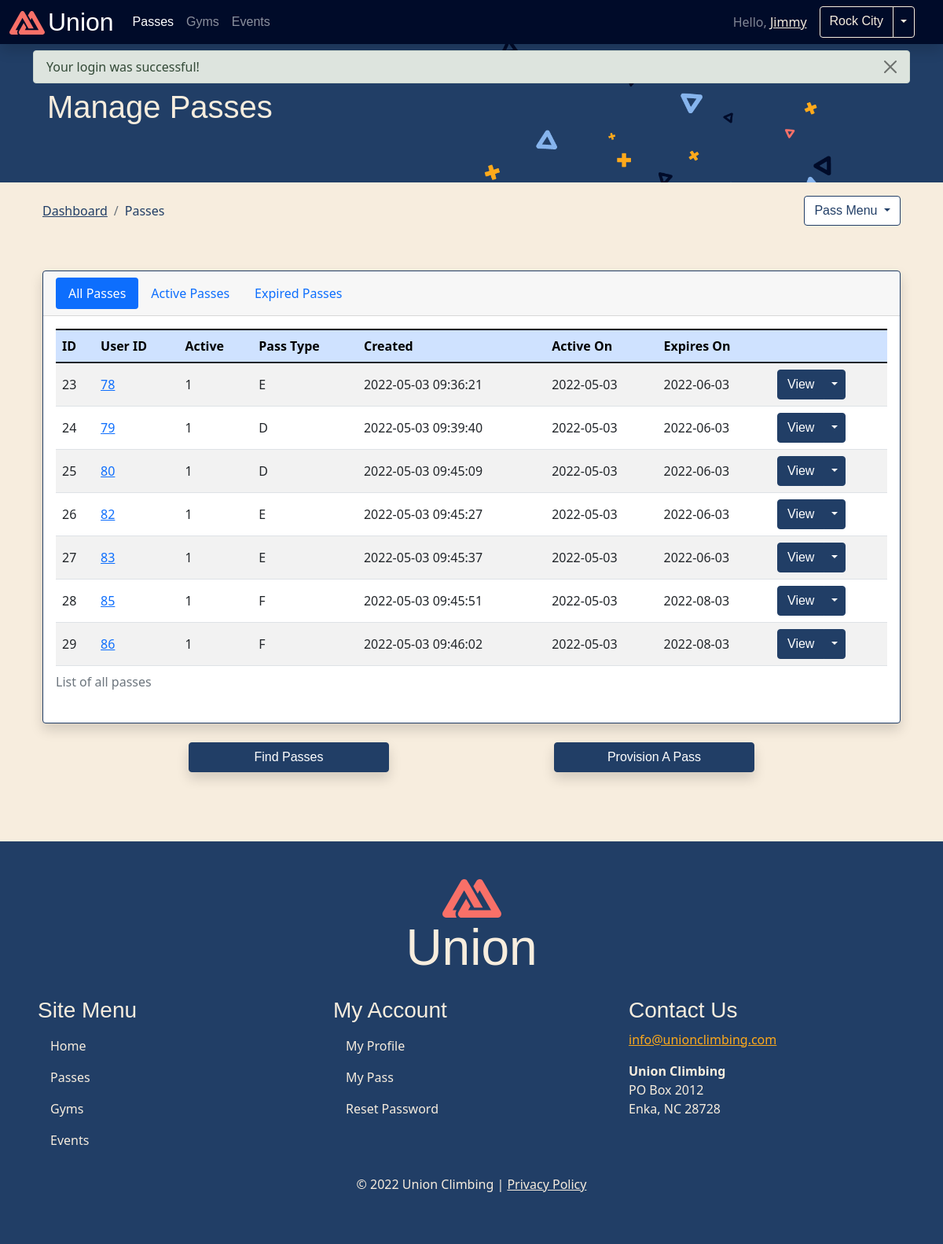
The app's page /app/shared/passes/passes.php (signed in) with its own data.
### tables this page shows
CREATE TABLE `passes` (
  `id` int(10) NOT NULL,
  `user_id` int(8) NOT NULL,
  `is_active` tinyint(1) DEFAULT 0,
  `pass_type` enum('A','B','C','D','E','F') DEFAULT NULL,
  `created_at` timestamp NOT NULL DEFAULT current_timestamp() ON UPDATE current_timestamp(),
  `active_on` date DEFAULT NULL,
  `expires_on` date DEFAULT NULL
);

### private/initialize.php (called while the page is built, shortened)
<?php
  require_once('functions.php');
  require_once('status_error_functions.php');
  $session = new Session;
?>

### private/functions.php (called while the page is built, shortened)
<?php
function url_for($script_path) {
  if($script_path[0] != '/') {
    $script_path = "/" . $script_path;
  }
  return WWW_ROOT . $script_path;
}
function u($string="") {
  return h(urlencode($string));
}
function h($string="") {
  return htmlspecialchars($string);
}
function isJSON($string){
  return json_last_error() === JSON_ERROR_NONE;
}
?>

### private/classes/Session.class.php (called while the page is built, shortened)
<?php
class Session {
  public function dashboard() {
        return url_for('/app/dashboard/index.php');
  }
}
?>

### private/classes/DatabaseObject.class.php (called while the page is built, shortened)
<?php
class DatabaseObject {
  static protected $database;
  static protected $table_name = "";
  static public function set_database($database) {
    self::$database = $database;
  }
  static public function find_by_sql($sql) {
    $result = self::$database->query($sql);
    $object_array = [];
    while($record = $result->fetch_assoc()) {
      $object_array[] = static::instantiate($record);
    }
    return $object_array;
  }
  static public function find_all() {
    $sql = "SELECT * FROM " . static::$table_name;
    return static::find_by_sql($sql);
  }
  static protected function instantiate($record) {
    $object = new static;
    foreach($record as $property => $value) {
      if(property_exists($object, $property)) {
        $value = isJSON($value) ? json_decode($value) : $value;
        $object->$property = $value;
      }
    }
    return $object;
  }
}
?>

### public/app/shared/passes/passes.php (the view, shortened to what this page needs)
<?php
require_once($_SERVER['DOCUMENT_ROOT'] . '/private/initialize.php');
$passes = Pass::find_all();
$page_title = 'Manage Passes';
include(SHARED_PATH . '/user-header.php');
?>
<header>
  <div class="p-5 bg-primary text-light">
    <div class="container-fluid py-3">
      <h1><?= $page_title ?></h1>
    </div>
  </div>
  <div class="container-md p-4">
    <div class="row justify-content-between">
      <nav aria-label="breadcrumb" class="col-auto">
        <ol class="breadcrumb">
          <li class="breadcrumb-item"><a class="link-primary" href="<?= $session->dashboard(); ?>">Dashboard</a></li>
          <li class="breadcrumb-item active text-primary" aria-current="page">Passes</a></li>
        </ol>
      </nav>
      <?php
        include_once('drop_menu.php');
      ?>
    </div>
  </div>
</header>
<main class="container-md p-4" id="main">
  <div class="card shadow mx-auto mb-4">
    <div class="card-header">
      <ul class="nav nav-pills" id="pills-tab" role="tablist">
        <li class="nav-item" role="presentation">
          <button class="nav-link active" id="pills-all-tab" data-bs-toggle="pill" data-bs-target="#pills-all" type="button" role="tab" aria-controls="pills-all" aria-selected="true">All Passes</button>
        </li>
        <li class="nav-item" role="presentation">
          <button class="nav-link" id="pills-active-tab" data-bs-toggle="pill" data-bs-target="#pills-active" type="button" role="tab" aria-controls="pills-active" aria-selected="false">Active Passes</button>
        </li>
        <li class="nav-item" role="presentation">
          <button class="nav-link" id="pills-expired-tab" data-bs-toggle="pill" data-bs-target="#pills-expired" type="button" role="tab" aria-controls="pills-expired" aria-selected="false">Expired Passes</button>
        </li>
      </ul>
    </div>
    <div class="card-body">
      <div class="tab-content" id="pills-tabContent">
        <div class="tab-pane fade show active" id="pills-all" role="tabpanel" aria-labelledby="pills-all-tab">
          <div class="table-responsive">
            <table class="table table-striped table-hover">
              <caption>List of all passes</caption>
              <thead class="table-primary">
                <tr>
                  <th>ID</th>
                  <th>User&nbsp;ID</th>
                  <th>Active</th>
                  <th>Pass&nbsp;Type</th>
                  <th>Created</th>
                  <th>Active On</th>
                  <th>Expires On</th>
                  <th>&nbsp;</th>
                </tr>
              </thead>
              <tbody>
                <?php foreach($passes as $pass) { ?>
                <tr class="align-middle text-nowrap">
                  <td><?= h($pass->id) ?></td>
                  <td><a href="<?= url_for('/app/shared/users/view.php?id=' . u($pass->user_id)); ?>"><?= h($pass->user_id) ?></a></td>
                  <td><?= h($pass->is_active) ?></td>
                  <td><?= h($pass->pass_type) ?></td>
                  <td><?= h($pass->created_at) ?></td>
                  <td><?= h($pass->active_on) ?></td>
                  <td><?= h($pass->expires_on) ?></td>
                  <td>
                    <div class="btn-group" role="group" aria-label="pass actions">
                      <a class="btn btn-primary" href="<?= url_for('/app/shared/passes/view.php?id=' . u($pass->id)); ?>">View</a>
                      <button type="button" class="btn btn-primary dropdown-toggle dropdown-toggle-split" data-bs-toggle="dropdown" aria-expanded="false"><span class="visually-hidden">Toggle Dropdown</span></button>
                    </div>
                  </td>
                </tr>
                <?php } ?>
              </tbody>
            </table>
          </div>
        </div>
      </div>
    </div>
  </div>
  <div class="row justify-content-evenly" role="toolbar" aria-label="Pass toolbar">
    <div class="col-sm-4 col-md-3 mb-3 d-grid">
      <a class="btn shadow btn-primary" href="<?= url_for('app/shared/passes/search.php'); ?>">Find Passes</a>
    </div>
    <div class="col-sm-4 col-md-3 mb-3 d-grid">
      <a class="btn shadow btn-primary" href="<?= url_for('app/shared/passes/provision.php'); ?>">Provision A Pass</a>
    </div>
  </div>
</main>
<?php include(SHARED_PATH . '/user-footer.php'); ?>

### public/css/style.css (style rules this page uses)
body { background-color: #F7EDDE !important; }
.navbar li.nav-item>a.nav-link, .navbar-brand, .btn { font-family: cubano-sharp, 'Cubano Sharp', sans-serif; }
header>div:first-child { background: url(/public/img/background.png); background-size: calc(70vw + 300px); background-repeat: no-repeat; }
.card, .accordion-item { border-color: var(--bs-primary); }

### records on screen
passes: id "23", user "78", is_active "1", pass_type "E", created_at "2022-05-03 09:36:21", active_on "2022-05-03", expires_on "2022-06-03"
passes: id "24", user "79", is_active "1", pass_type "D", created_at "2022-05-03 09:39:40", active_on "2022-05-03", expires_on "2022-06-03"
passes: id "25", user "80", is_active "1", pass_type "D", created_at "2022-05-03 09:45:09", active_on "2022-05-03", expires_on "2022-06-03"
passes: id "26", user "82", is_active "1", pass_type "E", created_at "2022-05-03 09:45:27", active_on "2022-05-03", expires_on "2022-06-03"
passes: id "27", user "83", is_active "1", pass_type "E", created_at "2022-05-03 09:45:37", active_on "2022-05-03", expires_on "2022-06-03"
passes: id "28", user "85", is_active "1", pass_type "F", created_at "2022-05-03 09:45:51", active_on "2022-05-03", expires_on "2022-08-03"
passes: id "29", user "86", is_active "1", pass_type "F", created_at "2022-05-03 09:46:02", active_on "2022-05-03", expires_on "2022-08-03"

### other values on screen
$session->name "Jimmy"
$session->gym_name "Rock City"
$msg "Your login was successful!"
$page_title "Manage Passes"
